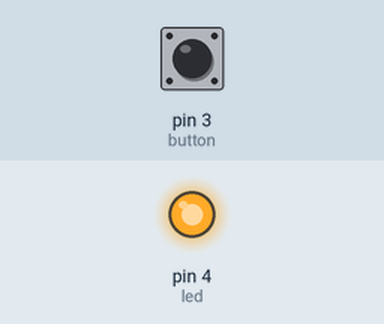
The sketch below on a simulated Arduino Uno, built with avr-gcc and run on an emulated ATmega328P. Parts: output pins drawn as LEDs (lit = HIGH). Inputs (shaded band) come from the test bench; at power-on: pin 3 (button) HIGH.

Above: at 1.2 s.
1.3 s: pin 3 (button) pulled LOW for 0.15 s
At 1.37 s:
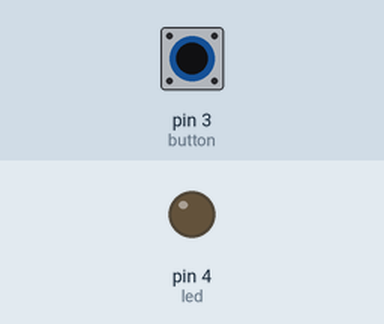
2.9 s: pin 3 (button) pulled LOW for 3.2 s
At 6.8 s:
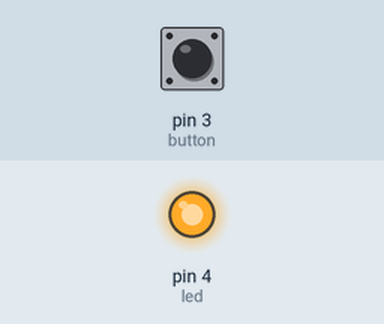
Timing chart, 0 to 8.3 s (numbered marks = the images above; inputs shaded):
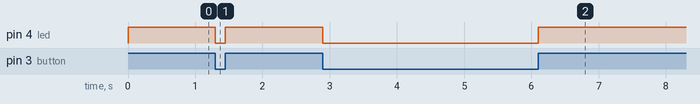

The sketch:

ifelse.ino.ino
```cpp
int button = 3;
int led = 4;

void setup() {
  pinMode(button,INPUT);
  pinMode(led, OUTPUT);
}

void loop() {
  if(digitalRead(button) == LOW){
    digitalWrite(led,LOW);
  }
  else{
  digitalWrite(led, HIGH);
  }

}
```

Measured:
- after the input at 1.3 s, pin 4 (led): HIGH → LOW at once, → HIGH 0.15 s later
- after the input at 2.9 s, pin 4 (led): HIGH → LOW at once, → HIGH 3.2 s later
